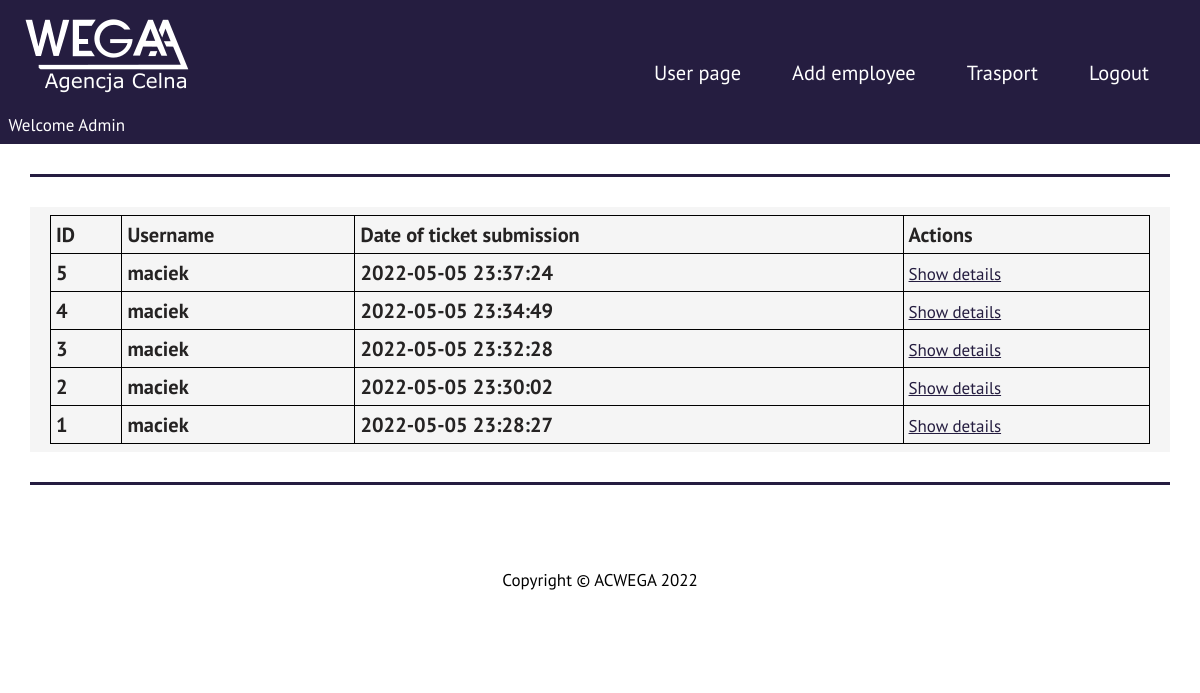
Screenshot of /show_authorization.php (signed in) with the database file from the repository.
### tables this page shows
CREATE TABLE `authorization` (
  `id` int(11) NOT NULL,
  `Username` varchar(255) NOT NULL,
  `TicketDate` datetime NOT NULL,
  `FileTranslationName` varchar(255) NOT NULL,
  `FileTransferName` varchar(255) NOT NULL,
  `Authorization` varchar(255) NOT NULL,
  `FolderName` varchar(255) NOT NULL
);

### includes/config.php (the view, shortened to what this page needs)
    ?><?php
function showAdminTicketsAuth($username, $conn)
{
    $query = "SELECT * FROM `authorization` ORDER BY `TicketDate` DESC";
    $result = mysqli_query($conn, $query);
    if (mysqli_num_rows($result) > 0) {
        while ($row = mysqli_fetch_assoc($result)) {
            ?>
            <tbody>
                <tr>
                    <td><?php echo $row["id"] ?></td>
                    <td><?php echo $row["Username"] ?></td>
                    <td><?php echo $row["TicketDate"] ?></td>
                    <td>
                        <a href="details_ticket_auth.php?id=<?php echo $row["id"] ?>">Show details</a>
                    </td>
                </tr>
            </tbody>
            <?php
        }
    } else {
        echo "0 results";
    }
}
?>

### rows the page displays
authorization: id "5", Username "maciek", TicketDate "2022-05-05 23:37:24"
authorization: id "4", Username "maciek", TicketDate "2022-05-05 23:34:49"
authorization: id "3", Username "maciek", TicketDate "2022-05-05 23:32:28"
authorization: id "2", Username "maciek", TicketDate "2022-05-05 23:30:02"
authorization: id "1", Username "maciek", TicketDate "2022-05-05 23:28:27"

### other values shown
$_SESSION['username'] "Admin"
